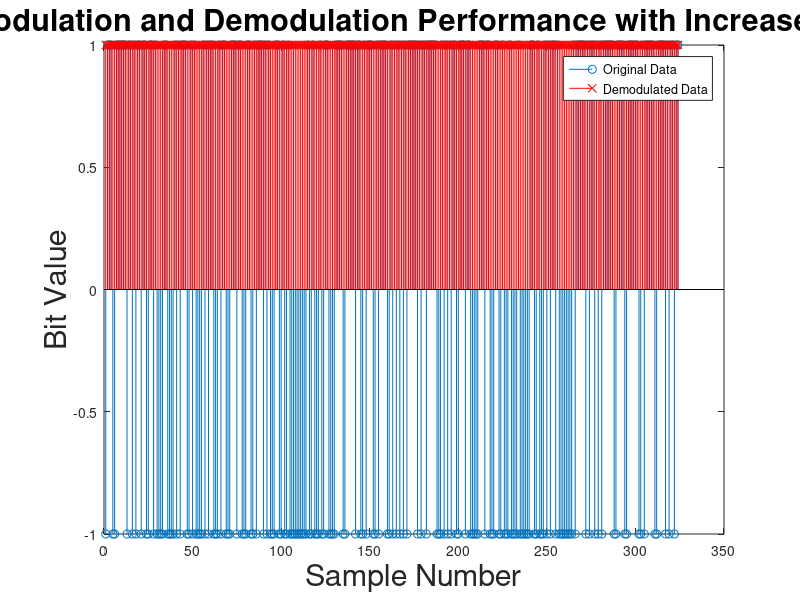

Write the MATLAB code that produced this figure. (Note: this script raises an error after producing the figure.)
% BPSK modulation and demodulation with increased bit rate
%BPSK simulation using a carrier cosine wave with increased bit rate
clc;
close all;
clear all;
% no of sub carrier channels
channels=6;
c=6;
% bits per channels
bits=54
% total no of bits to be transmitted
n=324;
for i=1:n
 data(i)= 2*round(rand)-1;
end
% Converting the series into parallel for the channels
s = reshape(data,c,bits);
% BPSK modulation for a single channel
signal1 = s(1,:);
%first expand the bit stream
exdata1=[];
exdata2=[];
exdata3=[];
exdata4=[];
exdata5=[];
exdata6=[];
for i=1:length(signal1)
 for rep=1:2
 exdata1= [exdata1 signal1(i)];
 end
end
signal2 = s(2,:);
%first expand the bit stream
exdata=[];
for i=1:length(signal2)
 for rep=1:2
 exdata2= [exdata2 signal2(i)];
 end
end
signal3= s(3,:);
%first expand the bit stream
exdata=[];
for i=1:length(signal3)
 for rep=1:2
 exdata3= [exdata3 signal3(i)];
 end
end
signal4= s(4,:);
%first expand the bit stream
exdata=[];
for i=1:length(signal4)
 for rep=1:2
 exdata4= [exdata4 signal4(i)];
 end
end
signal5= s(5,:);
%first expand the bit stream
exdata=[];
for i=1:length(signal5)
 for rep=1:2
 exdata5= [exdata5 signal5(i)];
 end
end
signal6= s(6,:);
%first expand the bit stream
exdata=[];
for i=1:length(signal6)
 for rep=1:2
 exdata6= [exdata6 signal6(i)];
 end
end
% Bpsk modulation
m=10*n;
% Generating the carrier signal
ts=.1;
tp=1:ts:11.79;
carrier1=cos(2*pi*tp);
% Generating the modulated signal 1
bpsk_sig1=exdata1.*carrier1;
% Generating the modulated signal 2
carrier2=cos(4*pi*tp);
bpsk_sig2=exdata2.*carrier2;
% Generating the modulated signal 3
carrier3=cos(6*pi*tp);
bpsk_sig3=exdata3.*carrier3;
% Generating the modulated signal 4
carrier4=cos(8*pi*tp);
bpsk_sig4=exdata4.*carrier4;
% Generating the modulated signal 5
carrier5=cos(10*pi*tp);
bpsk_sig5=exdata5.*carrier5;
carrier6=cos(12*pi*tp);
% Generating the modulated signal
bpsk_sig6=exdata6.*carrier6;
% taking the iFFT of each of these signals
if_sig1=ifft(bpsk_sig1);
if_sig2=ifft(bpsk_sig2);
if_sig3=ifft(bpsk_sig3);
if_sig4=ifft(bpsk_sig4);
if_sig5=ifft(bpsk_sig5);
if_sig6=ifft(bpsk_sig6);
fin(1,:)=if_sig1;
fin(2,:)=if_sig2;
fin(3,:)=if_sig3;
fin(4,:)=if_sig4;
fin(5,:)=if_sig5;
fin(6,:)=if_sig6;
transmit=reshape(fin,1,648);
% generating the noise
% p=rand(1,800)*2*pi;
p=rand*2*pi;
snr=10;
r=sqrt(-1*(1/snr*log(1 - rand)));
% no = 5*(r.* exp(j*p));
no = (r.* exp(j*p));
% value of alpha
al=rand+j*rand;
%al=1;
% Spreading channel with the alpha as the variable
for k=2:2:646
 for l = 1:2
 %al=round(rand)+j*round(rand)
 rec(k+l)=transmit(k+l)+al*transmit(k-2+l);
 end
end
rxdata=rec+ no ;
% Converting from serial to parallel
myrec=reshape(rxdata,6,108)
rxdata1=fft(myrec(1,:));
rxdata2=fft(myrec(2,:));
rxdata3=fft(myrec(3,:));
rxdata4=fft(myrec(4,:));
rxdata5=fft(myrec(5,:));
rxdata6=fft(myrec(6,:));
% taking the FFT
%begin demodulation
%first multiply recieved bitstream by cosine wave with carrier frequency
uncarry1=rxdata1.*carrier1;
uncarry2=rxdata2.*carrier2;
uncarry3=rxdata3.*carrier3;
uncarry4=rxdata4.*carrier4;
uncarry5=rxdata5.*carrier5;
uncarry6=rxdata6.*carrier6;
%plot(uncarry)
%demodulate by integrating
dec1=[];
dec2=[];
dec3=[];
dec4=[];
dec5=[];
dec6=[];
for inc=1:2:length(uncarry1)
 dec=trapz(inc:inc+1,uncarry1(inc:inc+1));
 dec1=[dec1 dec];
end
%2
for inc=1:2:length(uncarry2)
 dec=trapz(inc:inc+1,uncarry2(inc:inc+1));
 dec2=[dec2 dec];
end
%3
for inc=1:2:length(uncarry3)
 dec=trapz(inc:inc+1,uncarry3(inc:inc+1));
 dec3=[dec3 dec];
end
%4
for inc=1:2:length(uncarry4)
 dec=trapz(inc:inc+1,uncarry4(inc:inc+1));
 dec4=[dec4 dec];
end
%5
for inc=1:2:length(uncarry5)
 dec=trapz(inc:inc+1,uncarry5(inc:inc+1));
 dec5=[dec5 dec];
end
%6
for inc=1:2:length(uncarry6)
 dec=trapz(inc:inc+1,uncarry6(inc:inc+1));
 dec6=[dec6 dec];
end
final_rec(1,:)=dec1;
final_rec(2,:)=dec2;
final_rec(3,:)=dec3;
final_rec(4,:)=dec4;
final_rec(5,:)=dec5;
final_rec(6,:)=dec6;
fin_rec_parallel=reshape(final_rec,1,324)
%make decision with a threshold of zero
demod=[];
for i=1:length(fin_rec_parallel)
 if fin_rec_parallel(i)>0
 demod=[demod 1];
 else
 demod=[demod -1];
 end
end
%stem(demod)
%calculate errors
error=0;
for i=1:length(demod)
 if data(i)~=demod(i)
 error=error+1;
 end
end
error;
ber=error/324
figure(3)
stem(data)
hold
stem(demod,'rx')

figure(3);
hold on;

title('BPSK Modulation and Demodulation Performance with Increased Bit Rate', 'Fontsize' ,22);

xlabel('Sample Number', 'Fontsize' ,22);
ylabel('Bit Value', 'Fontsize' ,22);

legend('Original Data', 'Demodulated Data', 'Location', 'northeast');
set(legend, 'BoxFaceColor', [1 1 1]);  % Set legend background to white

grid on;
ylim([-1.5 1.5]);  %to clearly show bit values
